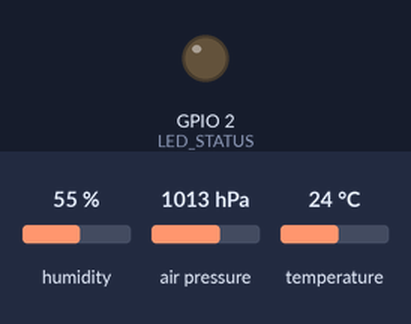
A sketch run on a simulated ESP32. Parts: output pins drawn as LEDs (lit = HIGH). Inputs (shaded band) come from the test bench; at power-on: humidity 55 %, air pressure 1013 hPa, temperature 24 °C. WiFi joins after 1.5 s; servers stay silent unless stated; random numbers use the default seed unless the sketch sets one; no MQTT or app messages arrive unless stated; what the sketch prints to the serial monitor is not drawn.

Above: at 15.7 s.
At 30.05 s:
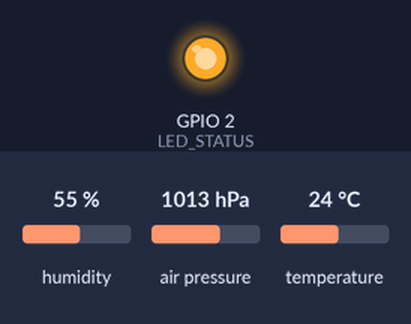
Timing chart, 0 to 40.5 s (numbered marks = the images above):
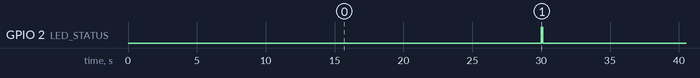

Measured:
- by itself, GPIO 2 (LED_STATUS): alternates HIGH for 0.10 s and LOW for 29.9 s

The sketch:

sensor_campo.ino
```cpp
/*
 * AgroSat — Nó de Sensor de Campo
 * Hardware: ESP32 DevKit V1
 * Sensores: DHT22 (temperatura/umidade), BMP280 (pressão), UV VEML6070
 *
 * Função: coleta dados ambientais em campo e envia via MQTT para a nuvem.
 * Esses dados complementam as leituras de satélite (NASA POWER) com
 * medições locais em tempo real, aumentando a precisão do modelo de ML.
 *
 * Bibliotecas necessárias (Arduino IDE / PlatformIO):
 *   - DHT sensor library (Adafruit)
 *   - Adafruit BMP280
 *   - PubSubClient (MQTT)
 *   - ArduinoJson
 *   - WiFi (built-in ESP32)
 */

#include <WiFi.h>
#include <PubSubClient.h>
#include <ArduinoJson.h>
#include <DHT.h>
#include <Adafruit_BMP280.h>

// ─────────────────────────────────────────────
// CONFIGURAÇÕES — ajuste para seu ambiente
// ─────────────────────────────────────────────

// WiFi
const char* WIFI_SSID     = "SEU_WIFI";
const char* WIFI_PASSWORD = "SUA_SENHA";

// Broker MQTT (pode usar HiveMQ público ou AWS IoT Core)
const char* MQTT_BROKER   = "broker.hivemq.com";
const int   MQTT_PORT     = 1883;
const char* MQTT_TOPIC    = "agrosat/sensor/campo01";
const char* CLIENT_ID     = "agrosat-esp32-campo01";

// Pinos
#define DHT_PIN       4
#define DHT_TYPE      DHT22
#define LED_STATUS    2   // LED built-in do ESP32

// Intervalo de envio (ms)
#define INTERVALO_MS  30000   // 30 segundos

// ─────────────────────────────────────────────
// INICIALIZAÇÃO
// ─────────────────────────────────────────────

DHT           dht(DHT_PIN, DHT_TYPE);
Adafruit_BMP280 bmp;
WiFiClient    wifiClient;
PubSubClient  mqttClient(wifiClient);

unsigned long ultimoEnvio = 0;
int           leituraSeq  = 0;

// ─────────────────────────────────────────────
// FUNÇÕES AUXILIARES
// ─────────────────────────────────────────────

void conectarWiFi() {
    Serial.print("[WiFi] Conectando a ");
    Serial.print(WIFI_SSID);
    WiFi.begin(WIFI_SSID, WIFI_PASSWORD);

    int tentativas = 0;
    while (WiFi.status() != WL_CONNECTED && tentativas < 20) {
        delay(500);
        Serial.print(".");
        tentativas++;
    }

    if (WiFi.status() == WL_CONNECTED) {
        Serial.println("\n[WiFi] Conectado!");
        Serial.print("[WiFi] IP: ");
        Serial.println(WiFi.localIP());
    } else {
        Serial.println("\n[WiFi] Falha na conexão. Reiniciando...");
        ESP.restart();
    }
}

void conectarMQTT() {
    while (!mqttClient.connected()) {
        Serial.print("[MQTT] Conectando ao broker...");
        if (mqttClient.connect(CLIENT_ID)) {
            Serial.println(" conectado!");
            // Publica mensagem de presença
            mqttClient.publish("agrosat/status", "{\"status\":\"online\",\"device\":\"campo01\"}");
        } else {
            Serial.print(" falhou. Código: ");
            Serial.print(mqttClient.state());
            Serial.println(" — tentando novamente em 5s");
            delay(5000);
        }
    }
}

float lerUV() {
    /*
     * Simulação do sensor UV VEML6070.
     * Em produção: use Wire.requestFrom(VEML6070_ADDR, 1) via I2C.
     * Retorna índice UV (0-11+)
     */
    return random(0, 8) / 10.0 + 2.0;
}

// ─────────────────────────────────────────────
// COLETA E ENVIO DE DADOS
// ─────────────────────────────────────────────

void coletarEEnviar() {
    // Lê sensores
    float temperatura = dht.readTemperature();
    float umidade     = dht.readHumidity();
    float pressao     = bmp.readPressure() / 100.0F;  // hPa
    float altitude    = bmp.readAltitude(1013.25);     // metros
    float uv          = lerUV();
    int   rssi        = WiFi.RSSI();

    // Valida leituras do DHT22
    if (isnan(temperatura) || isnan(umidade)) {
        Serial.println("[SENSOR] Erro na leitura DHT22. Pulando envio.");
        return;
    }

    // Monta JSON
    StaticJsonDocument<256> doc;
    doc["device"]       = CLIENT_ID;
    doc["seq"]          = ++leituraSeq;
    doc["timestamp"]    = millis();
    doc["temperatura"]  = round(temperatura * 10) / 10.0;
    doc["umidade"]      = round(umidade * 10) / 10.0;
    doc["pressao_hpa"]  = round(pressao * 10) / 10.0;
    doc["altitude_m"]   = round(altitude);
    doc["indice_uv"]    = uv;
    doc["rssi_dbm"]     = rssi;

    // Calcula índice de stress hídrico (simplificado)
    // Baseado em relação temperatura × umidade
    float vpd = (1 - umidade / 100.0) * 0.6108 * exp(17.27 * temperatura / (temperatura + 237.3));
    doc["vpd_kpa"]      = round(vpd * 100) / 100.0;   // Déficit de pressão de vapor
    doc["stress_hidrico"] = vpd > 2.0 ? "alto" : vpd > 1.0 ? "moderado" : "baixo";

    char payload[256];
    serializeJson(doc, payload);

    // Publica
    if (mqttClient.publish(MQTT_TOPIC, payload)) {
        Serial.print("[MQTT] Publicado #");
        Serial.print(leituraSeq);
        Serial.print(" — Temp: ");
        Serial.print(temperatura, 1);
        Serial.print("°C | Umid: ");
        Serial.print(umidade, 1);
        Serial.print("% | UV: ");
        Serial.print(uv, 1);
        Serial.print(" | VPD: ");
        Serial.print(vpd, 2);
        Serial.println(" kPa");
        digitalWrite(LED_STATUS, HIGH);
        delay(100);
        digitalWrite(LED_STATUS, LOW);
    } else {
        Serial.println("[MQTT] Falha ao publicar.");
    }
}

// ─────────────────────────────────────────────
// SETUP & LOOP
// ─────────────────────────────────────────────

void setup() {
    Serial.begin(115200);
    pinMode(LED_STATUS, OUTPUT);

    Serial.println("\n============================");
    Serial.println("  AgroSat — Sensor de Campo");
    Serial.println("============================\n");

    // Inicializa DHT22
    dht.begin();
    Serial.println("[SENSOR] DHT22 inicializado.");

    // Inicializa BMP280
    if (!bmp.begin(0x76)) {
        Serial.println("[SENSOR] BMP280 não encontrado! Verificar endereço I2C.");
    } else {
        bmp.setSampling(
            Adafruit_BMP280::MODE_NORMAL,
            Adafruit_BMP280::SAMPLING_X2,
            Adafruit_BMP280::SAMPLING_X16,
            Adafruit_BMP280::FILTER_X16,
            Adafruit_BMP280::STANDBY_MS_500
        );
        Serial.println("[SENSOR] BMP280 inicializado.");
    }

    // Conecta WiFi e MQTT
    conectarWiFi();
    mqttClient.setServer(MQTT_BROKER, MQTT_PORT);

    Serial.println("\n[OK] Sistema pronto. Enviando a cada 30 segundos.\n");
}

void loop() {
    // Mantém conexão MQTT
    if (!mqttClient.connected()) {
        conectarMQTT();
    }
    mqttClient.loop();

    // Coleta e envia dados no intervalo definido
    unsigned long agora = millis();
    if (agora - ultimoEnvio >= INTERVALO_MS) {
        ultimoEnvio = agora;
        coletarEEnviar();
    }
}

/*
 * ──────────────────────────────────────────────
 * DIAGRAMA DE CONEXÃO
 * ──────────────────────────────────────────────
 *
 *  ESP32          DHT22          BMP280 (I2C)
 *  ─────          ─────          ────────────
 *  GPIO 4    ──→  DATA
 *  3.3V      ──→  VCC            VCC
 *  GND       ──→  GND            GND
 *  GPIO 21   ────────────────→   SDA
 *  GPIO 22   ────────────────→   SCL
 *
 *  Tópico MQTT: agrosat/sensor/campo01
 *  Payload exemplo:
 *  {
 *    "device": "agrosat-esp32-campo01",
 *    "seq": 42,
 *    "temperatura": 28.5,
 *    "umidade": 65.2,
 *    "pressao_hpa": 1012.3,
 *    "altitude_m": 420,
 *    "indice_uv": 3.2,
 *    "vpd_kpa": 1.23,
 *    "stress_hidrico": "moderado"
 *  }
 * ──────────────────────────────────────────────
 */
```
